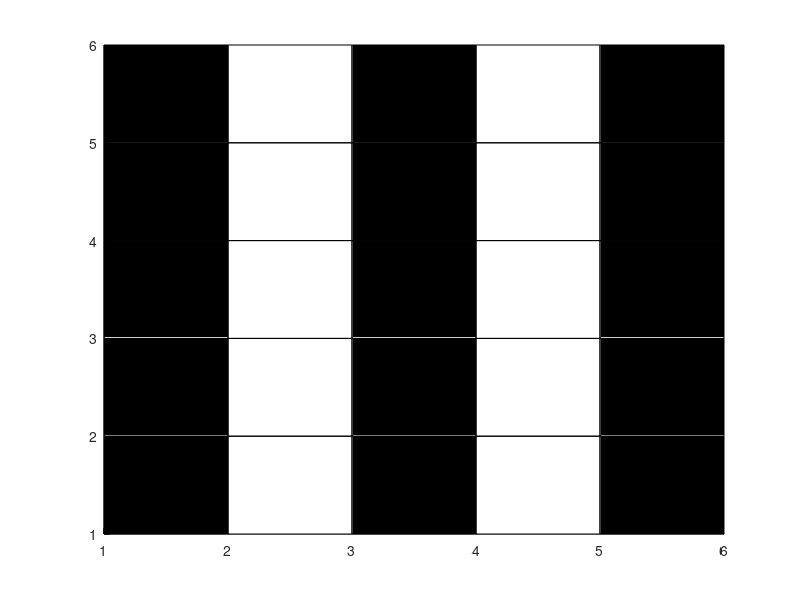

This chart was generated by the following MATLAB code:
clc;
close all;
clear all;

s1= input('row= ');
s2= input('column= ');

m=1
 
for i=1:s1
    
    for j=1:s2
        
        if isequal(m,0)
            rectangle('Position',[j i 1 1], 'FaceColor',[1 1 1])
            m=1;
        else
            rectangle('Position',[j i 1 1], 'FaceColor',[0 0 0])
            m=0;
        end
        
    end
    
     if isequal(m,0)
            m=1;
     else
            m=0;
     end
     
end
